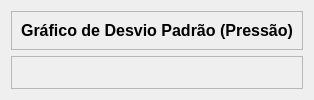
            <widget class="QWidget" name="pagina_grafico_desvio_padrao_pressao">
             <layout class="QVBoxLayout" name="verticalLayout_26">
              <item>
               <widget class="QFrame" name="frame_31">
                <property name="frameShape">
                 <enum>QFrame::StyledPanel</enum>
                </property>
                <property name="frameShadow">
                 <enum>QFrame::Raised</enum>
                </property>
                <layout class="QVBoxLayout" name="verticalLayout_25">
                 <item alignment="Qt::AlignTop">
                  <widget class="QLabel" name="label_16">
                   <property name="font">
                    <font>
                     <family>Arial</family>
                     <pointsize>12</pointsize>
                     <weight>75</weight>
                     <bold>true</bold>
                     <stylestrategy>PreferDefault</stylestrategy>
                    </font>
                   </property>
                   <property name="text">
                    <string>Gráfico de Desvio Padrão (Pressão)</string>
                   </property>
                   <property name="alignment">
                    <set>Qt::AlignCenter</set>
                   </property>
                  </widget>
                 </item>
                </layout>
               </widget>
              </item>
              <item>
               <widget class="QFrame" name="frame_30">
                <property name="sizePolicy">
                 <sizepolicy hsizetype="Preferred" vsizetype="Expanding">
                  <horstretch>0</horstretch>
                  <verstretch>0</verstretch>
                 </sizepolicy>
                </property>
                <property name="frameShape">
                 <enum>QFrame::StyledPanel</enum>
                </property>
                <property name="frameShadow">
                 <enum>QFrame::Raised</enum>
                </property>
                <layout class="QGridLayout" name="grafico_desvio_padrao_pressao"/>
               </widget>
              </item>
             </layout>
            </widget>
